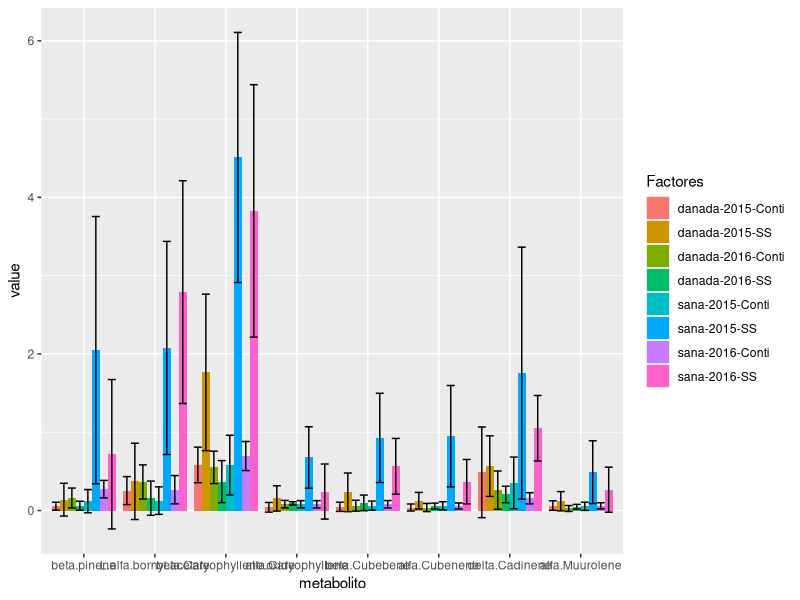
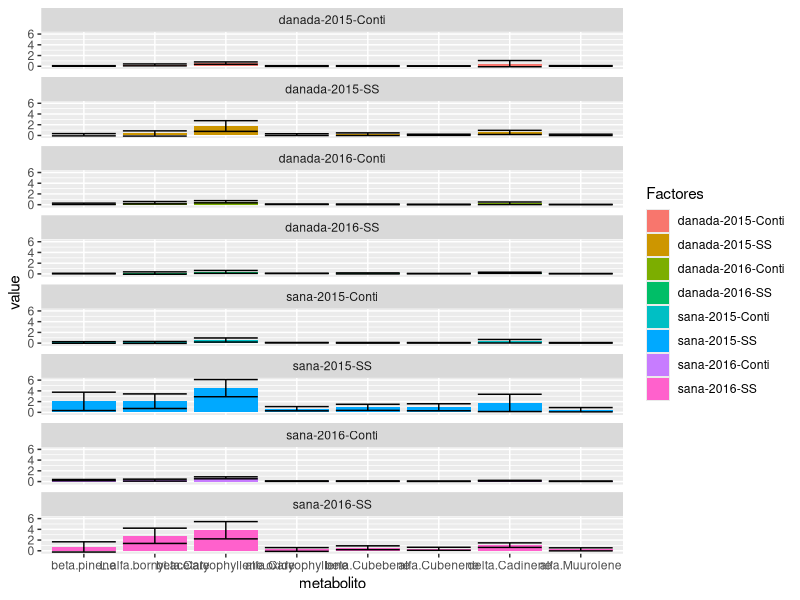
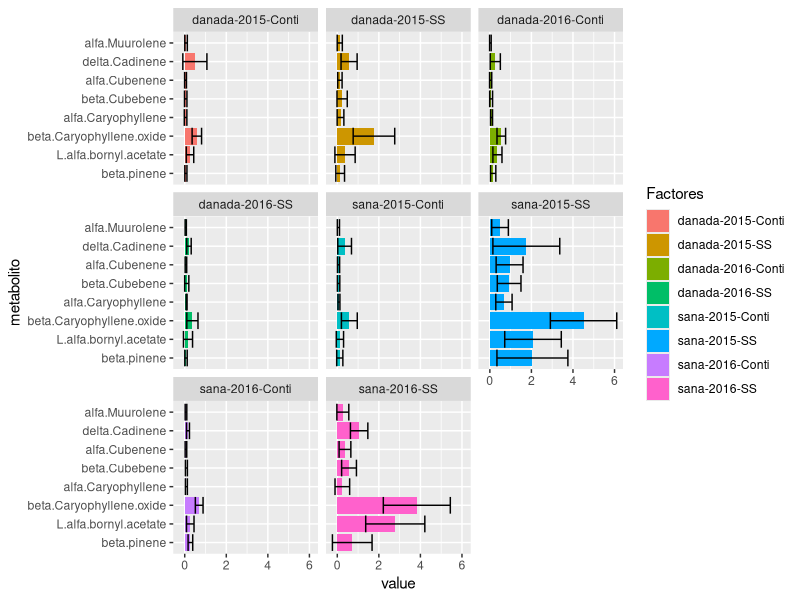
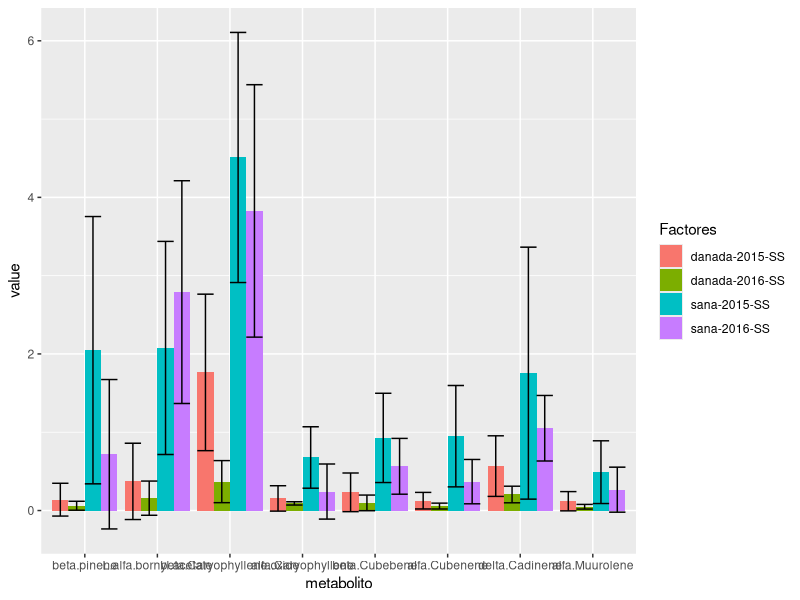
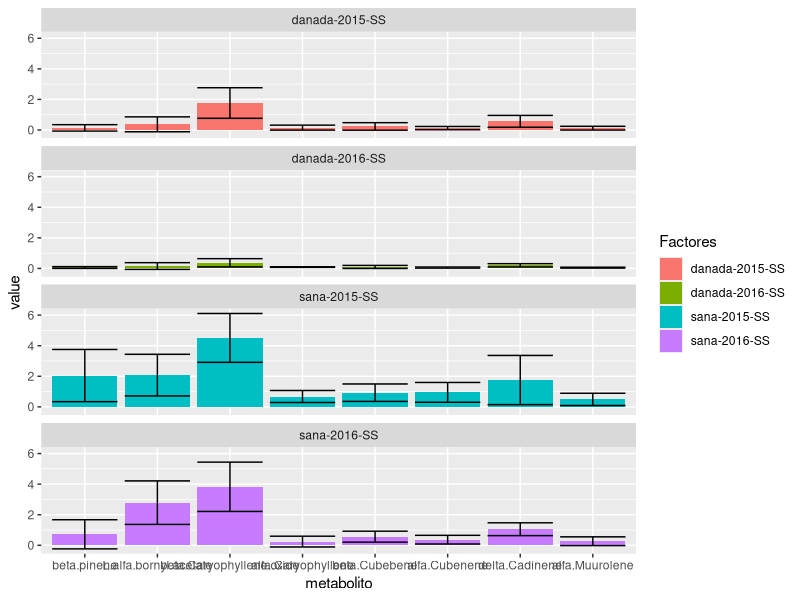
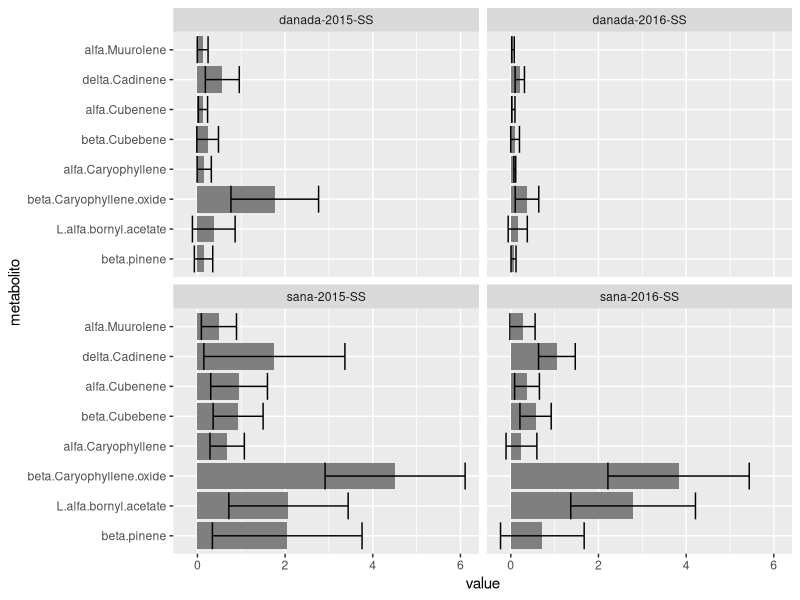
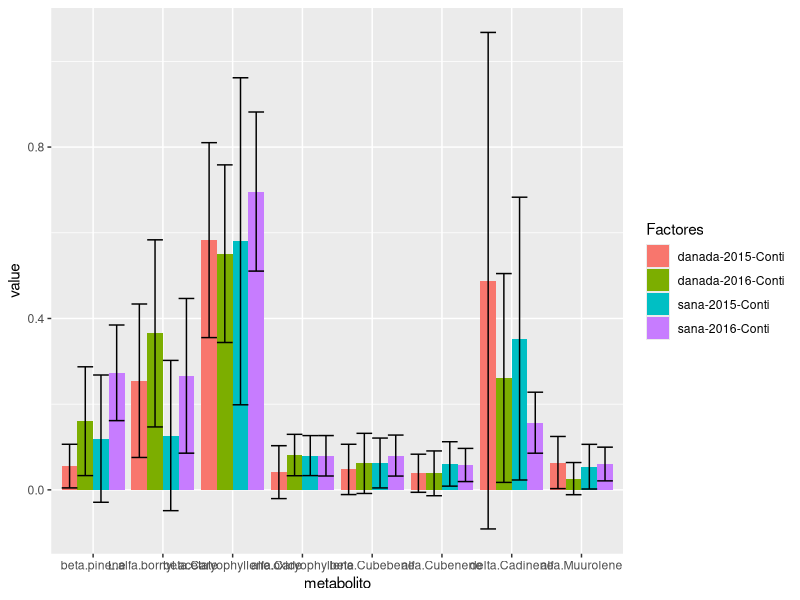
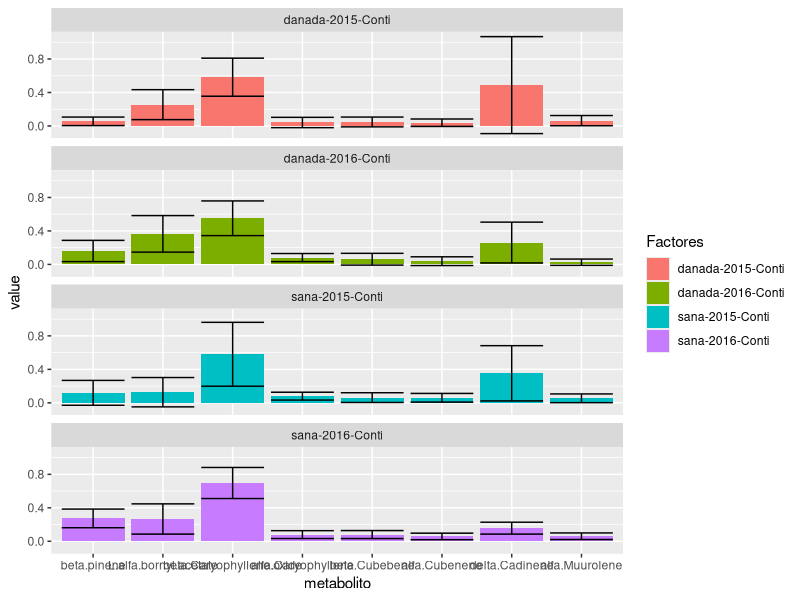

These charts were generated, in order, by the following R code:
#Cargar datos
metabolitos<- read.csv("../../data/Tablas_datos/metabolitos_Tesis_Vero.csv")

metabolitos2<- data.frame(metabolitos$C.A.T,metabolitos$C.A, metabolitos$Temporada,metabolitos$Condicion, metabolitos$A.expo, metabolitos$Muestra, metabolitos$mmet)

colnames(metabolitos2)<- c("C.A.T", "C.A", "Temporada",
                           "Condicion", "A.expo", "Muestra", "mmet") 

# Calcular X1
metabolitos2$x1<-(metabolitos$microlitros.de.estandar*metabolitos$miligramos/metabolitos$microlitros)*2/1000


#Calcular X2,X3,X4,X5 para cada metabolito

# beta.pinene
metabolitos2$X2_beta.pinene <- metabolitos2$x1*metabolitos$beta.pinene/metabolitos$P.Area.estandar 
metabolitos2$X3_beta.pinene <- metabolitos2$X2_beta.pinene*metabolitos$microlitros.de.metabolitos/metabolitos$microlitros.de.inyeccion 
metabolitos2$X4_beta.pinene <- metabolitos2$X3_beta.pinene*100/metabolitos$Peso.acicula.gramos
metabolitos2$X5_beta.pinene <- metabolitos2$X4_beta.pinene*1000
# L.alfa.bornyl.acetate
metabolitos2$X2_L.alfa.bornyl.acetate <- metabolitos2$x1*metabolitos$L.alfa.bornyl.acetate/metabolitos$P.Area.estandar 
metabolitos2$X3_L.alfa.bornyl.acetate <- metabolitos2$X2_L.alfa.bornyl.acetate*metabolitos$microlitros.de.metabolitos/metabolitos$microlitros.de.inyeccion 
metabolitos2$X4_L.alfa.bornyl.acetate <- metabolitos2$X3_L.alfa.bornyl.acetate*100/metabolitos$Peso.acicula.gramos
metabolitos2$X5_L.alfa.bornyl.acetate <- metabolitos2$X4_L.alfa.bornyl.acetate*1000
# beta.Caryophyllene.oxide
metabolitos2$X2_beta.Caryophyllene.oxide <- metabolitos2$x1*metabolitos$beta.Caryophyllene.oxide/metabolitos$P.Area.estandar 
metabolitos2$X3_beta.Caryophyllene.oxide <- metabolitos2$X2_beta.Caryophyllene.oxide*metabolitos$microlitros.de.metabolitos/metabolitos$microlitros.de.inyeccion 
metabolitos2$X4_beta.Caryophyllene.oxide <- metabolitos2$X3_beta.Caryophyllene.oxide*100/metabolitos$Peso.acicula.gramos
metabolitos2$X5_beta.Caryophyllene.oxide <- metabolitos2$X4_beta.Caryophyllene.oxide*1000
#  alfa.Caryophyllene
metabolitos2$X2_alfa.Caryophyllene <- metabolitos2$x1*metabolitos$alfa.Caryophyllene/metabolitos$P.Area.estandar 
metabolitos2$X3_alfa.Caryophyllene <- metabolitos2$X2_alfa.Caryophyllene*metabolitos$microlitros.de.metabolitos/metabolitos$microlitros.de.inyeccion 
metabolitos2$X4_alfa.Caryophyllene <- metabolitos2$X3_alfa.Caryophyllene*100/metabolitos$Peso.acicula.gramos
metabolitos2$X5_alfa.Caryophyllene <- metabolitos2$X4_alfa.Caryophyllene*1000
# beta.Cubebene
metabolitos2$X2_beta.Cubebene <- metabolitos2$x1*metabolitos$beta.Cubebene/metabolitos$P.Area.estandar 
metabolitos2$X3_beta.Cubebene <- metabolitos2$X2_beta.Cubebene*metabolitos$microlitros.de.metabolitos/metabolitos$microlitros.de.inyeccion 
metabolitos2$X4_beta.Cubebene <- metabolitos2$X3_beta.Cubebene*100/metabolitos$Peso.acicula.gramos
metabolitos2$X5_beta.Cubebene <- metabolitos2$X4_beta.Cubebene*1000
# alfa.Cubenene
metabolitos2$X2_alfa.Cubenene  <- metabolitos2$x1*metabolitos$alfa.Cubenene/metabolitos$P.Area.estandar 
metabolitos2$X3_alfa.Cubenene  <- metabolitos2$X2_alfa.Cubenene *metabolitos$microlitros.de.metabolitos/metabolitos$microlitros.de.inyeccion 
metabolitos2$X4_alfa.Cubenene  <- metabolitos2$X3_alfa.Cubenene *100/metabolitos$Peso.acicula.gramos
metabolitos2$X5_alfa.Cubenene  <- metabolitos2$X4_alfa.Cubenene *1000
# delta.Cadinene
metabolitos2$X2_delta.Cadinene <- metabolitos2$x1*metabolitos$delta.Cadinene/metabolitos$P.Area.estandar 
metabolitos2$X3_delta.Cadinene <- metabolitos2$X2_delta.Cadinene*metabolitos$microlitros.de.metabolitos/metabolitos$microlitros.de.inyeccion 
metabolitos2$X4_delta.Cadinene <- metabolitos2$X3_delta.Cadinene*100/metabolitos$Peso.acicula.gramos
metabolitos2$X5_delta.Cadinene <- metabolitos2$X4_delta.Cadinene*1000
# alfa.Muurolene
metabolitos2$X2_alfa.Muurolene <- metabolitos2$x1*metabolitos$alfa.Muurolene/metabolitos$P.Area.estandar 
metabolitos2$X3_alfa.Muurolene <- metabolitos2$X2_alfa.Muurolene*metabolitos$microlitros.de.metabolitos/metabolitos$microlitros.de.inyeccion 
metabolitos2$X4_alfa.Muurolene <- metabolitos2$X3_alfa.Muurolene*100/metabolitos$Peso.acicula.gramos
metabolitos2$X5_alfa.Muurolene <- metabolitos2$X4_alfa.Muurolene*1000

# Data frame con datos a partir de la [] del estandar 

metabolitos3<- data.frame(metabolitos2$C.A.T,metabolitos2$C.A,metabolitos2$Temporada,metabolitos2$Condicion,metabolitos2$A.expo, metabolitos2$Muestra, metabolitos2$mmet,
                          metabolitos2$X4_beta.pinene, metabolitos2$X4_L.alfa.bornyl.acetate , metabolitos2$X4_beta.Caryophyllene.oxide, metabolitos2$X4_alfa.Caryophyllene,
                          metabolitos2$X4_beta.Cubebene,metabolitos2$X4_alfa.Cubenene,metabolitos2$X4_delta.Cadinene,metabolitos2$X4_alfa.Muurolene)


# Cambiar nombres a las columnas

colnames(metabolitos3)<- c("C-A-T","C-A","Temporada","Condicion", "A.exposicion", "Muestra","n.GC-MS",
                           "beta.pinene","L.alfa.bornyl.acetate","beta.Caryophyllene.oxide","alfa.Caryophyllene",
                           "beta.Cubebene","alfa.Cubenene","delta.Cadinene","alfa.Muurolene")


# Plotear
library(ggplot2)
library(reshape2)


# TODAS

metabolites_mean <- aggregate(metabolitos3[,8:15], by=list(Factores=metabolitos3$`C-A-T`), FUN=mean) 
metabolites_sd <- aggregate(metabolitos3[,8:15], by=list(Factores=metabolitos3$`C-A-T`), FUN=sd) 
df_mean <- melt(metabolites_mean, id.vars=c("Factores"), variable.name = "metabolito", value.name="value")
df_sd <- melt(metabolites_sd, id.vars=c("Factores"), variable.name = "metabolito", value.name="value")


limits <- aes(ymax = df_mean[,"value"] + df_sd[,"value"], ymin=df_mean[,"value"] - df_sd[,"value"])

p <- ggplot(df_mean, aes(metabolito, value, fill = Factores)) + 
  geom_bar(position="dodge", stat="identity") + geom_errorbar(limits, position="dodge")
print(p) 

p <- ggplot(df_mean, aes(metabolito, value)) + geom_bar(aes(fill = Factores), stat="identity") + 
  facet_wrap(~Factores, ncol=1) + geom_errorbar(limits, position="dodge")
print(p) 

p + coord_flip() + facet_wrap(~ Factores)

#SS
levels(df_mean$Factores)
levels(df_mean$Factores)<- c("Contingencia Dañada 2015","Concentración moderada Dañada 2015",
                             "Contingencia Dañada 2016","Concentración moderada Dañada 2016",
                             "Contingencia Sana 2015","Concentración moderada Sana 2015",
                             "Contingencia Sana 2016","Concentración moderada Sana 2016")


metabolitos4<-data.frame(metabolitos3)[1:20,]

metabolites_mean <- aggregate(metabolitos4[,8:15], by=list(Factores=metabolitos4$C.A.T), FUN=mean) 
metabolites_sd <- aggregate(metabolitos4[,8:15], by=list(Factores=metabolitos4$C.A.T), FUN=sd) 
df_mean <- melt(metabolites_mean, id.vars=c("Factores"), variable.name = "metabolito", value.name="value")
df_sd <- melt(metabolites_sd, id.vars=c("Factores"), variable.name = "metabolito", value.name="value")


limits <- aes(ymax = df_mean[,"value"] + df_sd[,"value"], ymin=df_mean[,"value"] - df_sd[,"value"])

p <- ggplot(df_mean, aes(metabolito, value, fill = Factores)) + 
  geom_bar(position="dodge", stat="identity") + geom_errorbar(limits, position="dodge")
print(p) 

p <- ggplot(df_mean, aes(metabolito, value)) + geom_bar(aes(fill = Factores), stat="identity") + 
  facet_wrap(~Factores, ncol=1) + geom_errorbar(limits, position="dodge")
print(p) 

p + coord_flip() + facet_wrap(~ Factores) + 
  scale_fill_manual(breaks = c("Concentración moderada Dañada 2015", "Concentración moderada Dañada 2016",
                               "Concentración moderada Sana 2015", "Concentración moderada Sana 2016"),
                    values= c( "#c6003a", "#e98382", "#00901e","#b1e787"))

#CONTINGENCIA

metabolitos4<-data.frame(metabolitos3)[21:40,]

metabolites_mean <- aggregate(metabolitos4[,8:15], by=list(Factores=metabolitos4$C.A.T), FUN=mean) 
metabolites_sd <- aggregate(metabolitos4[,8:15], by=list(Factores=metabolitos4$C.A.T), FUN=sd) 
df_mean <- melt(metabolites_mean, id.vars=c("Factores"), variable.name = "metabolito", value.name="value")
df_sd <- melt(metabolites_sd, id.vars=c("Factores"), variable.name = "metabolito", value.name="value")


limits <- aes(ymax = df_mean[,"value"] + df_sd[,"value"], ymin=df_mean[,"value"] - df_sd[,"value"])

p <- ggplot(df_mean, aes(metabolito, value, fill = Factores)) + 
  geom_bar(position="dodge", stat="identity") + geom_errorbar(limits, position="dodge")
print(p) 

p <- ggplot(df_mean, aes(metabolito, value)) + geom_bar(aes(fill = Factores), stat="identity") + 
  facet_wrap(~Factores, ncol=1) + geom_errorbar(limits, position="dodge")
print(p) 
p + coord_flip() + facet_wrap(~ Factores)+ 
  scale_fill_manual(breaks = c("Concentración moderada Dañada 2015", "Concentración moderada Dañada 2016",
                               "Concentración moderada Sana 2015", "Concentración moderada Sana 2016"),
                    values= c( "#c6003a", "#e98382", "#00901e","#b1e787"))



